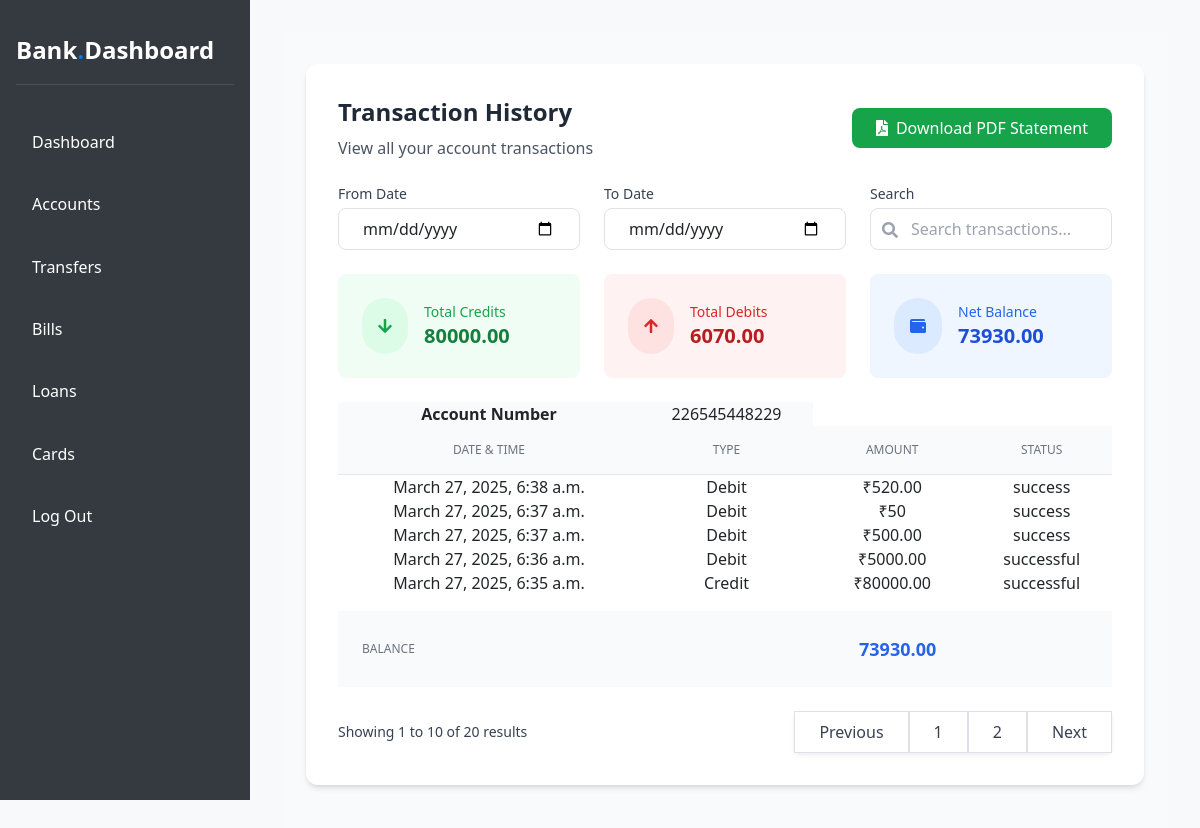
Screenshot of /view_statement (signed in) with the database file from the repository.
### banking/models.py (models this page shows, shortened)
class CustomerProfile(models.Model):
    GENDER_CHOICES = [
        ('Male', 'MALE'),
        ('Female', 'FEMALE'),
        ('Others', 'OTHERS'),
    ]
    ACCOUNT_TYPE = [
        ('savings', 'SAVINGS'),
        ('current', 'CURRENT'),
        ('bussiness', 'BUSSINESS'),
    ]
    ID_TYPE = [
        ('adhar_card', 'ADHAR_CARD'),
        ('pan_card', 'PAN_CARD'),
    ]
    EMPLOYMENT_STATUS = [
        ('employed', 'EMPLOYED'),
        ('unemployed', 'UNEMPLOYED'),
        ('retired', 'RETIRED'),
        ('student', 'STUDENT'),
    ]
    user = models.OneToOneField(User, on_delete=models.CASCADE)
    dob = models.DateField()
    gender = models.CharField(max_length=50, choices=GENDER_CHOICES)
    address = models.CharField(max_length=50)
    city = models.CharField(max_length=50)
    state = models.CharField(max_length=50)
    zip_code = models.CharField(max_length=50)
    account_type = models.CharField(max_length=50, choices=ACCOUNT_TYPE)
    amount = models.DecimalField(max_digits=12, decimal_places=2, default=0.00)
    account_number = models.CharField(max_length=20, unique=True, default=uuid.uuid4)
    id_type = models.CharField(max_length=50, choices=ID_TYPE)
    id_num = models.CharField(max_length=15, null=True)
    employment_status = models.CharField(max_length=50, choices=EMPLOYMENT_STATUS)
    created_at = models.DateTimeField(auto_now_add=True)
    update_at = models.DateTimeField(auto_now=True)
    is_active = models.BooleanField(default=False)
    is_blocked = models.BooleanField(default=False)  # ✅ Field to block/unblock user

class DTHBillPayment(models.Model):
    SERVICE_PROVIDERS = [
        ('Airtel Digital TV', 'Airtel Digital TV'),
        ('D2H', 'D2H'),
        ('Tata Play', 'Tata Play'),
        ('Dish TV', 'Dish TV'),
    ]
    PAYMENT_METHODS = [
        ('UPI', 'UPI'),
        ('Net Banking', 'Net Banking'),
    ]
    PAYMENT_STATUS = [
        ('pending', 'Pending'),
        ('success', 'Success'),
        ('failed', 'Failed'),
    ]
    user = models.ForeignKey(User, on_delete=models.CASCADE)
    subscriber_id = models.CharField(max_length=11)
    provider = models.CharField(max_length=50, choices=SERVICE_PROVIDERS)
    package = models.ForeignKey(RechargePackage, on_delete=models.SET_NULL, null=True)
    amount = models.DecimalField(max_digits=10, decimal_places=2)
    payment_method = models.CharField(max_length=50, choices=PAYMENT_METHODS)
    transaction_id = models.CharField(max_length=100, blank=True, null=True)
    payment_status = models.CharField(max_length=20, choices=PAYMENT_STATUS, default='pending')
    created_at = models.DateTimeField(auto_now_add=True)

class WaterBillPayment(models.Model):
    PAYMENT_MODES = [
        ('UPI', 'UPI'),
        ('Net Banking', 'Net Banking'),
        ('Debit Card', 'Debit Card'),
        ('Credit Card', 'Credit Card'),
    ]
    PAYMENT_STATUS = [
        ('Pending', 'Pending'),
        ('Success', 'Success'),
        ('Failed', 'Failed'),
    ]
    user = models.ForeignKey(User, on_delete=models.CASCADE)
    consumer_number = models.CharField(max_length=20, unique=True,null=True)
    bill_number = models.CharField(max_length=30, unique=True)
    bill_amount = models.IntegerField()
    due_date = models.DateField(blank=True, null=True)
    billing_month = models.CharField(max_length=20,blank=True, null=True)
    payment_date = models.DateTimeField(auto_now_add=True)
    transaction_id = models.CharField(max_length=50, unique=True)
    signature = models.CharField(max_length=255, blank=True, null=True)
    razorpay_payment_id = models.CharField(max_length=100, blank=True, null=True)
    amount_paid = models.IntegerField(null=True, blank=True)
    mode_of_payment = models.CharField(max_length=20, choices=PAYMENT_MODES)
    payment_status = models.CharField(max_length=10, choices=PAYMENT_STATUS, default='Pending')
    created_at = models.DateTimeField(auto_now_add=True)

class Kseb_Billpay(models.Model):
    PAYMENT_STATUS = [
        ('Pending', 'Pending'),
        ('Success', 'Success'),
        ('Failed', 'Failed'),
    ]
    PAYMENT_MODES = [
        ('UPI', 'UPI'),
        ('Net Banking', 'Net Banking'),
        ('Debit Card', 'Debit Card'),
        ('Credit Card', 'Credit Card'),
    ]
    user = models.ForeignKey(User, on_delete=models.CASCADE)
    consumer_number = models.CharField(max_length=15)  # Changed to CharField
    bill_number = models.CharField(max_length=20)  # Changed to CharField
    bill_amt = models.DecimalField(max_digits=10, decimal_places=2)  # Changed to DecimalField
    due_date = models.DateField(blank=True, null=True)
    payment_date = models.DateField(auto_now=True)
    transaction_id = models.CharField(max_length=50, unique=True, default=uuid.uuid4,null=True,blank=True)  # Generates unique ID
    payment_status = models.CharField(max_length=15, choices=PAYMENT_STATUS, default="Pending")
    signature = models.CharField(max_length=255, blank=True, null=True)
    mode_of_payment = models.CharField(max_length=20, choices=PAYMENT_MODES, blank=True, null=True)
    account_number = models.BigIntegerField(blank=True, null=True)
    bank_name = models.CharField(max_length=50,blank=True, null=True)
    created_at = models.DateTimeField(auto_now_add=True)

class TransferHistory(models.Model):
    STATUS_CHOICES = [
        ('pending', 'Pending'),
        ('success', 'Success'),
        ('failed', 'Failed'),
    ]
    TRANSFER_MODES = [
        ('UPI', 'UPI'),
        ('NEFT', 'NEFT'),
        ('RTGS', 'RTGS'),
        ('IMPS', 'IMPS'),
        ('WIRE', 'Wire Transfer'),
    ]
    sender = models.ForeignKey(User, on_delete=models.CASCADE,null=True)
    receiver_account = models.CharField(max_length=20)
    receiver_name = models.CharField(max_length=100)
    receiver_bank_name = models.CharField(max_length=100, blank=True, null=True)
    ifsc_code = models.CharField(max_length=11, blank=True, null=True)
    amount = models.DecimalField(max_digits=10, decimal_places=2)
    currency = models.CharField(max_length=3, default='INR')
    status = models.CharField(max_length=10, choices=STATUS_CHOICES, default='pending')
    transfer_mode = models.CharField(max_length=10, choices=TRANSFER_MODES, default='UPI')
    order_id = models.CharField(max_length=100, unique=True, blank=True, null=True)
    payment_id = models.CharField(max_length=100, blank=True, null=True)
    signature = models.CharField(max_length=255, blank=True, null=True)
    otp_verification = models.BooleanField(default=False)  # OTP verification status
    remarks = models.TextField(blank=True, null=True)
    created_at = models.DateTimeField(auto_now_add=True)
    updated_at = models.DateTimeField(auto_now=True)

class DepositTransaction(models.Model):
    STATUS_CHOICES = [
        ('pending', 'Pending'),
        ('success', 'Success'),
        ('failed', 'Failed'),
    ]
    user = models.ForeignKey(User, on_delete=models.CASCADE,related_name='deposit_user')
    account_number = models.IntegerField(null=True,blank=True)
    ifsc_code = models.CharField(max_length=11,null=True,blank=True)
    amount = models.DecimalField(max_digits=10, decimal_places=2)
    currency = models.CharField(max_length=3, default='INR')
    order_id = models.CharField(max_length=500,null=True, unique=True)
    payment_id = models.CharField(max_length=100, blank=True, null=True)
    signature = models.CharField(max_length=255, blank=True, null=True)
    status = models.CharField(max_length=10, choices=STATUS_CHOICES, default='pending')
    created_at = models.DateTimeField(auto_now_add=True)
    updated_at = models.DateTimeField(auto_now=True)

### banking/views.py (the view)
# urls.py: path('view_statement',views.view_statement,name='view_statement'),
@login_required
def view_statement(request):
    user = request.user
    deposit_view = DepositTransaction.objects.filter(user=user,status="successful").order_by('-created_at')
    transfer_view = TransferHistory.objects.filter(sender=user,status="successful").order_by('-created_at')
    kseb_view=Kseb_Billpay.objects.filter(user=user,payment_status="success")
    water_view=WaterBillPayment.objects.filter(user=user,payment_status="success")
    dth_view=DTHBillPayment.objects.filter(user=user,payment_status="success")
    id = user.id
    print(id)
    data = CustomerProfile.objects.get(user_id=id)
    acc_num = data.account_number
    deposit_list = [
        {"type": "Credit", "amount": d.amount, "created_at": d.created_at, "status": d.status}
        for d in deposit_view
    ]
    transfer_list = [
        {"type": "Debit", "amount": t.amount, "created_at": t.created_at, "status": t.status}
        for t in transfer_view
    ]
    kseb_list=[
        {"type":"Debit","amount":b.bill_amt,"created_at":b.created_at,"status":b.payment_status}
        for b in kseb_view
    ]
    water_list=[
        {"type":"Debit","amount":w.bill_amount,"created_at":w.created_at,"status":w.payment_status}
        for w in water_view
    ]
    dth_list=[
        {"type":"Debit","amount":db.amount,"created_at":db.created_at,"status":db.payment_status}
        for db in dth_view
    ]
    transaction_history = sorted(deposit_list + transfer_list+kseb_list+water_list+dth_list, key=lambda x: x["created_at"], reverse=True)
    total_credits = sum(d["amount"] for d in deposit_list)
    total_debits = sum(t["amount"] for t in transfer_list)+sum(k["amount"]for k in kseb_list)+sum(w["amount"]for w in water_list)+sum(db["amount"]for db in dth_list)
    balance = total_credits - total_debits
    context = {
        "user": user,
        "transaction_history": transaction_history,
        "total_credits": total_credits,
        "total_debits": total_debits,
        "balance": balance,
        "acc_num": acc_num
    }
    return render(request, 'view_statement.html', context)

### templates/view_statement.html (shortened to what this page needs)
{% extends 'dashboard_user.html' %}
{% load static %}
{% block content %}
<div class="min-h-screen bg-gray-50 py-8 px-4">
   <div class="max-w-6xl mx-auto bg-white rounded-xl shadow-md p-8">
       <div class="mb-6 flex justify-between items-center">
           <div>
               <h1 class="text-2xl font-bold text-gray-800 mb-2">Transaction History</h1>
               <p class="text-gray-600">View all your account transactions</p>
           </div>
           <form id="downloadPdfForm" method="GET" action="{% url 'download_statement_pdf' %}">
               <button type="submit"
                       class="flex items-center px-4 py-2 bg-green-600 text-white rounded-lg hover:bg-green-700 transition-colors">
                   <i class="fas fa-file-pdf mr-2"></i>
                   Download PDF Statement
               </button>
           </form>
       </div>
       <div class="mb-6 grid grid-cols-1 md:grid-cols-3 gap-4">
           <div class="col-span-2 grid grid-cols-2 gap-4">
               <div class="relative">
                   <label class="block text-sm font-medium text-gray-700 mb-1">From Date</label>
                   <input type="date" id="start_date"
                          name="start_date"
                          class="w-full border rounded-lg px-4 py-2 focus:ring-2 focus:ring-blue-500">
               </div>
               <div class="relative">
                   <label class="block text-sm font-medium text-gray-700 mb-1">To Date</label>
                   <input type="date" id="end_date"
                          name="end_date"
                          class="w-full border rounded-lg px-4 py-2 focus:ring-2 focus:ring-blue-500">
               </div>
           </div>
           <div class="relative">
               <label class="block text-sm font-medium text-gray-700 mb-1">Search</label>
               <input type="text"
                      id="search"
                      placeholder="Search transactions..."
                      class="w-full pl-10 pr-4 py-2 border rounded-lg focus:ring-2 focus:ring-blue-500">
               <i class="fas fa-search absolute left-3 bottom-3 text-gray-400"></i>
           </div>
       </div>
       <div class="grid grid-cols-1 md:grid-cols-3 gap-4 mb-6">
           <div class="bg-green-50 p-4 rounded-lg">
               <div class="flex items-center">
                   <div class="rounded-full bg-green-100 p-3 mr-4">
                       <i class="fas fa-arrow-down text-green-600"></i>
                   </div>
                   <div>
                       <p class="text-sm text-green-600">Total Credits</p>
                       <p class="text-xl font-bold text-green-700">{{ total_credits }}</p>
                   </div>
               </div>
           </div>
           <div class="bg-red-50 p-4 rounded-lg">
               <div class="flex items-center">
                   <div class="rounded-full bg-red-100 p-3 mr-4">
                       <i class="fas fa-arrow-up text-red-600"></i>
                   </div>
                   <div>
                       <p class="text-sm text-red-600">Total Debits</p>
                       <p class="text-xl font-bold text-red-700">{{ total_debits }}</p>
                   </div>
               </div>
           </div>
           <div class="bg-blue-50 p-4 rounded-lg">
               <div class="flex items-center">
                   <div class="rounded-full bg-blue-100 p-3 mr-4">
                       <i class="fas fa-wallet text-blue-600"></i>
                   </div>
                   <div>
                       <p class="text-sm text-blue-600">Net Balance</p>
                       <p class="text-xl font-bold text-blue-700">{{ balance }}</p>
                   </div>
               </div>
           </div>
       </div>
       <div class="overflow-x-auto">
           <table class="min-w-full divide-y divide-gray-200 text-center">
               <thead class="bg-gray-50">
                <tr><th>Account Number</th><td>{{acc_num}}</td></tr>
                   <tr>
                       <th class="px-6 py-3 text-xs font-medium text-gray-500 uppercase">Date & Time</th>
                       <th class="px-6 py-3 text-xs font-medium text-gray-500 uppercase">Type</th>
                       <th class="px-6 py-3 text-xs font-medium text-gray-500 uppercase">Amount</th>
                       <th class="px-6 py-3 text-xs font-medium text-gray-500 uppercase">Status</th>
                   </tr>
               </thead>
               <tbody>
                   {% for i in transaction_history %}
                   <tr>
                       <td>{{ i.created_at }}</td>
                       <td>{{ i.type }}</td>
                       <td>₹{{ i.amount }}</td>
                       <td>{{ i.status }}</td>
                   </tr>
                   {% empty %}
                   <tr>
                       <td colspan="4">No transactions found.</td>
                   </tr>
                   {% endfor %}
               </tbody>
           </table>
       </div>
       <div class="overflow-x-auto mt-3">
           <table class="min-w-full divide-y divide-gray-200">
               <thead class="bg-gray-50">
                   <tr>
                       <th class="px-6 py-3 text-left text-xs font-medium text-gray-500 uppercase">Balance</th>
                       <td class="px-6 py-4 text-center text-lg font-bold text-blue-600">{{ balance }}</td>
                   </tr>
               </thead>
           </table>
       </div>
       <div class="mt-4 flex items-center justify-between">
           <p class="text-sm text-gray-700">
               Showing <span class="font-medium">1</span> to <span class="font-medium">10</span> of <span class="font-medium">20</span> results
           </p>
           <nav class="relative z-0 inline-flex rounded-md shadow-sm">
               <button class="px-4 py-2 border bg-white text-gray-700 hover:bg-gray-50">Previous</button>
               <button class="px-4 py-2 border bg-white text-gray-700 hover:bg-gray-50">1</button>
               <button class="px-4 py-2 border bg-white text-gray-700 hover:bg-gray-50">2</button>
               <button class="px-4 py-2 border bg-white text-gray-700 hover:bg-gray-50">Next</button>
           </nav>
       </div>
   </div>
</div>
{% endblock content %}

### templates/dashboard_user.html (style rules this page uses)
* { margin: 0; padding: 0; box-sizing: border-box; font-family: 'Segoe UI', Arial, sans-serif; }
:root { --primary-color: #007bff; --secondary-color: #6c757d; --background-color: #f8f9fa; --white: #ffffff; --dark: #343a40; }
body { background-color: var(--background-color); }

### rows the page displays
CustomerProfile: account_number "226545448229"
DTHBillPayment: created_at "March 27, 2025, 6:38 a.m.", amount "520.00", status "success"
WaterBillPayment: created_at "March 27, 2025, 6:37 a.m.", status "success"
Kseb_Billpay: created_at "March 27, 2025, 6:37 a.m.", amount "500.00", status "success"
TransferHistory: created_at "March 27, 2025, 6:36 a.m.", amount "5000.00", status "successful"
DepositTransaction: created_at "March 27, 2025, 6:35 a.m.", amount "80000.00", status "successful"

### other values shown
{{ total_credits }} "80000.00"
{{ total_debits }} "6070.00"
{{ balance }} "73930.00"
{{ i.type }} "Debit" "Debit" "Debit" "Debit" "Credit"
{{ i.amount }} "50"
